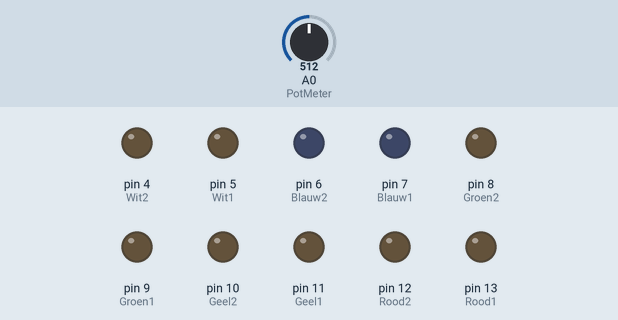
Recording of a program running on a simulated Arduino Nano, built with avr-gcc and run on an emulated ATmega328P. Shown: output pins drawn as LEDs (lit = HIGH). Inputs (shaded band) come from the test bench; at power-on: A0 (PotMeter) = 512.

Above: at 1.2 s.
1.3 s: A0 (PotMeter) set to 983
2.8 s: A0 (PotMeter) set to 1008
At 3.5 s:
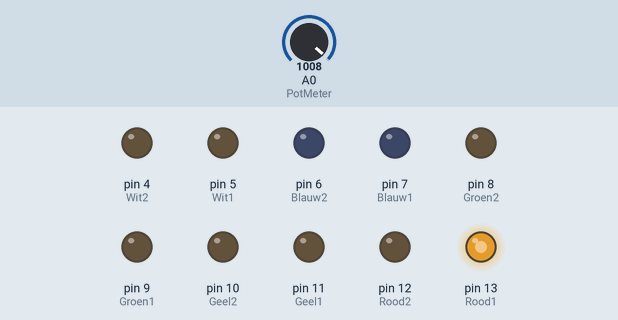
4.3 s: A0 (PotMeter) set to 900
At 5.3 s:
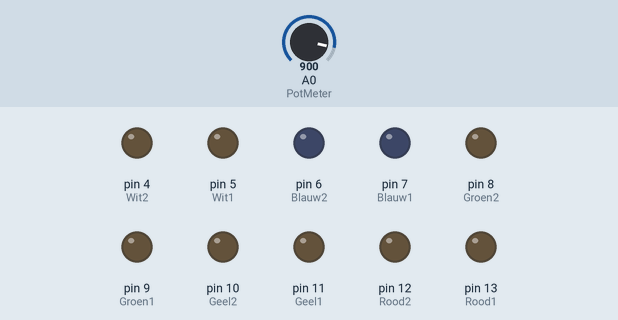
Timing chart, 0 to 7.3 s (numbered marks = the images above; inputs shaded):
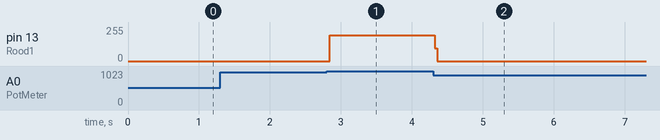

Measured:
- the behaviour switches between 999 and 1000 on A0 (PotMeter) (found by bisection; images 0 and 1)
- after the input at 1.3 s, every drawn part: stays the same
- after the input at 2.8 s, pin 13 (Rood1): 0/255 → 195/255 at once
- after the input at 4.3 s, pin 13 (Rood1): 195/255 → 0/255 at once

The program:

main.cpp
```cpp
#include <Arduino.h>

int Rood1 = 13;
int Rood2 = 12;
int Geel1 = 11;
int Geel2 = 10;
int Groen1 = 9;
int Groen2 = 8;
int Blauw1 = 7;
int Blauw2 = 6;
int Wit1 = 5;
int Wit2 = 4;

int lampjes[] = {Rood1, Rood2, Geel1, Geel2, Groen1, Groen2, Blauw1, Blauw2, Wit1, Wit2};

int PotMeter = A0;

int potValue;
int berekendeWaarde;

void resetLampjes(){
  digitalWrite(Rood1, LOW);
  digitalWrite(Rood2, LOW);
  digitalWrite(Geel1, LOW);
  digitalWrite(Geel2, LOW);
  digitalWrite(Groen1, LOW);
  digitalWrite(Groen2, LOW);
  digitalWrite(Blauw1, LOW);
  digitalWrite(Blauw2, LOW);
  digitalWrite(Wit1, LOW);
  digitalWrite(Wit2, LOW);
}

void setup() {
  pinMode(Rood1, OUTPUT);
  pinMode(Rood2, OUTPUT);
  pinMode(Geel1, OUTPUT);
  pinMode(Geel2, OUTPUT);
  pinMode(Groen1, OUTPUT);
  pinMode(Groen2, OUTPUT);
  pinMode(Blauw1, OUTPUT);
  pinMode(Blauw2, OUTPUT);
  pinMode(Wit1, OUTPUT);
  pinMode(Wit2, OUTPUT);
}

void loop() {
  potValue = analogRead(PotMeter);
  berekendeWaarde = floor(potValue / 1000);
  resetLampjes();
  for(int i = 0; i < berekendeWaarde; i++){
    digitalWrite(lampjes[i], HIGH);
  }
}
```
